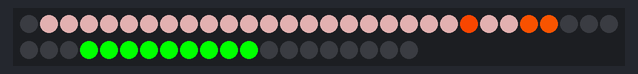
A sketch run on a simulated Arduino Uno, built with avr-gcc and run on an emulated ATmega328P. On the bench: 50 RGB LEDs in strip order, left to right, continuing on the next row.

Above: at 0.02 s.
At 5.34 s:
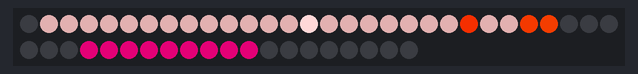
At 9.97 s:
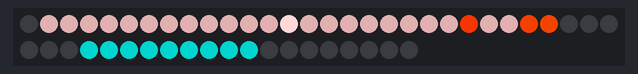
At 19.92 s:
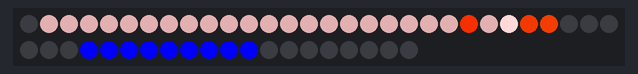
At 29.88 s:
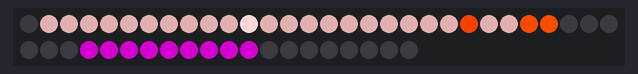
At 39.83 s:
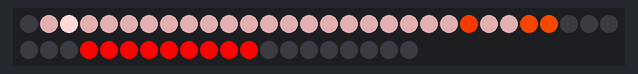

The sketch:

ansibulls.ino
```cpp
#include "Adafruit_WS2801.h"
#include "SPI.h"

uint8_t dataPin  = 19;    // Yellow wire on Adafruit Pixels
uint8_t clockPin = 18;    // Green wire on Adafruit Pixels

// Set the first variable to the NUMBER of pixels. 25 = 25 pixels in a row
Adafruit_WS2801 strip = Adafruit_WS2801(50, dataPin, clockPin);

// Create a 24 bit color value from RGB
uint32_t Color(byte r, byte g, byte b)
{
    uint32_t c;
    c = r;
    c <<= 8;
    c |= g;
    c <<= 8;
    c |= b;
    return c;
}

// Input a value 0 to 255 to get a color value.
// The colours are a transition r - g -b - back to r
uint32_t Wheel(byte WheelPos)
{
  if (WheelPos < 85) {
   return Color(WheelPos * 3, 255 - WheelPos * 3, 0);
  } else if (WheelPos < 170) {
   WheelPos -= 85;
   return Color(255 - WheelPos * 3, 0, WheelPos * 3);
  } else {
   WheelPos -= 170;
   return Color(0, WheelPos * 3, 255 - WheelPos * 3);
  }
}

void setup()
{
    strip.begin();
    for (int i = 0; i < strip.numPixels(); i++) {
        strip.setPixelColor(i, Color(0, 0, 0));
    }
    strip.show();
}

void updateSnow()
{
    static int index = 0;

    for (int i = 0; i < strip.numPixels(); i++) {
        // LEDs 1-24 (except 22) are under the "snow" from right to left.
        if (i < 1 || i > 24 || i == 22) {
            continue;
        }
        if (index < 25 && index == i) {
            strip.setPixelColor(i, Color(255, 216, 216));
        }
        else if (index >= 25 && index < 50 && (50 - index) == i) {
            strip.setPixelColor(i, Color(255, 216, 216));
        }
        else {
            strip.setPixelColor(i, Color(164, 128, 128));
        }
    }

    if (++index >= 50) {
        index = 0;
    }
}

void updateFire()
{
    static int index = 0;

    for (int i = 0; i < strip.numPixels(); i++) {
        // LEDs 22, 25 and 26 are the fireplace.
        if (i != 22 && i != 25 && i != 26) {
            continue;
        }
        if (index < 5) {
            strip.setPixelColor(i, Color(255 - i - 3 * index, 3 * i - 6 * index, 0));
        }
        else {
            strip.setPixelColor(i, Color(255 - i - 3 * (10 - index), 3 * i - 6 * (10 - index), 0));
        }
    }

    if (++index >= 10) {
        index = 0;
    }
}

void updateTree()
{
    static int index = 0;

    for (int i = 0; i < strip.numPixels(); i++) {
        // LEDs 33-41 are the tree.
        if (i < 33 || i > 41) {
            continue;
        }
        strip.setPixelColor(i, Wheel(index));
    }

    if (++index >= 256) {
        index = 0;
    }
}

void loop()
{
    updateSnow();
    updateFire();
    updateTree();
    strip.show();
    delay(40);
}
```
